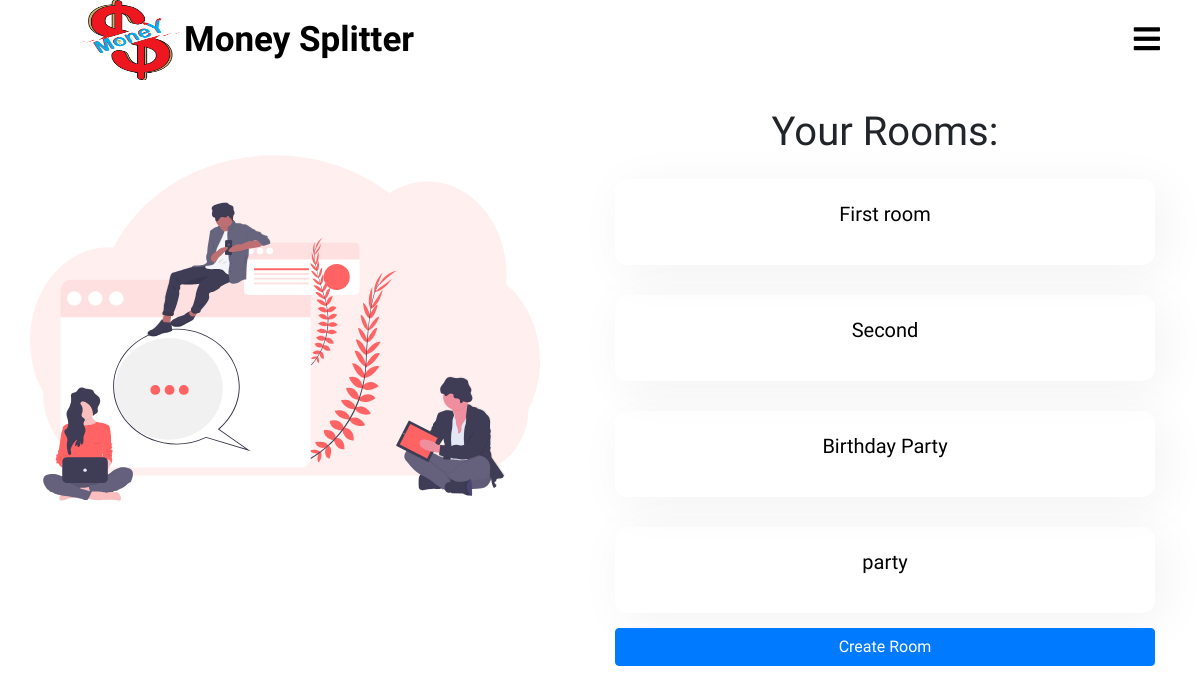
Page /splitter/rooms_list/ (signed in) on the committed database.
### splitter/models.py (models this page shows, shortened)
class room(models.Model):
    creater = models.ForeignKey(User,on_delete=models.CASCADE,related_name="creater")
    name = models.CharField(max_length=250)
    members = models.ManyToManyField(User,through="room_members")

### splitter/views.py (the view)
# urls.py: path('rooms_list/',views.room_list,name="room_list"),
def room_list(request):
    rooms = room_members.objects.filter(member=request.user)
    rooms_list = [x.room for x in rooms]
    length = False
    if(len(rooms_list) == 0):
        length = True
    print(len(rooms_list))
    return render(request,'splitter/room_list.html',{'rooms_list':rooms_list,'length':length})

### templates/splitter/room_list.html (shortened to what this page needs)
{% extends 'splitter/base.html' %}
{% load static %}
{% block css %}
  <link rel="stylesheet" href="{% static 'css/room_list.css' %}">
{% endblock %}
{% block content %}
  <div class="room-list-page">
    <div class="row">
      <div class="col-lg-6">
        <div class="room-list-img-grid">
        <img src="{% static 'images/undraw_Group_chat_unwm.svg' %}" alt="" class="room_list_img" >
        </div>
      </div>
      <div class="col-lg-6">
        <div class="container room-list-grid">
          {% if length %}
          <h1>No Rooms Created!!</h1>
          {% else %}
          <h1>Your Rooms:</h1>
          {% for room in rooms_list %}
          <a href="{% url 'splitter:room_detail' pk=room.pk %}">
            <div class="room_name">
              <p>{{ room.name }}</p>
            </div>
          </a>
          {% endfor %}
          {% endif %}
          <a href="" class="btn btn-primary create-room" data-target="#RoomModalCreateTransaction" data-toggle="modal">Create Room</a>
        </div>
      </div>
    </div>
  </div>
{% endblock %}

### static/css/home_page.css (style rules this page uses)
* { padding: 0; margin: 0; text-decoration: none; list-style: none; box-sizing: border-box; font-family: 'Merienda One', cursive; }
body,html { overflow-x: hidden; }
:root { var(--IndianRed): #db575b; var(--Aqua): #99ffe4; var(--MiddleBlue): #88cfd3; var(--SteelBlue): #578bb2; var(--BdazzledBlue): #345c98; var(--DarkButton): linear-gradient(to top, #30cfd0 0%, #330867 100%); var(--LightButton): linear-gradient(to top, #48c6ef 0%, #6f86d6 100%); var(--RedButton): linear-gradient(45deg, #874da2 0%, #c43a30 100%); }

### static/css/room_list.css (style rules this page uses)
* { margin:0; padding: 0; }
body,html { margin:0; padding: 0; }
.room-list-page .row { width: 100%; }
.room-list-grid { display: flex; flex-direction: column; padding: 0px 50px; margin: 0px; }
.room-list-grid h1 { text-align: center; margin-top: 20px; }
.room-list-grid a { text-decoration: none; }
.room_list_img { width: 100%; height: 60vh; padding: 30px; }
.room_name { width: 100%; padding: 20px; text-align: center; text-decoration: none; font-size: 20px; color: black; margin : 15px 0px; box-shadow: .5rem .5rem 3rem 1px rgba(0,0,0,.05); border-radius: .8rem; }

### rows in the picture
room: name "First room"
room: name "Second"
room: name "Birthday Party"
room: name "party"
